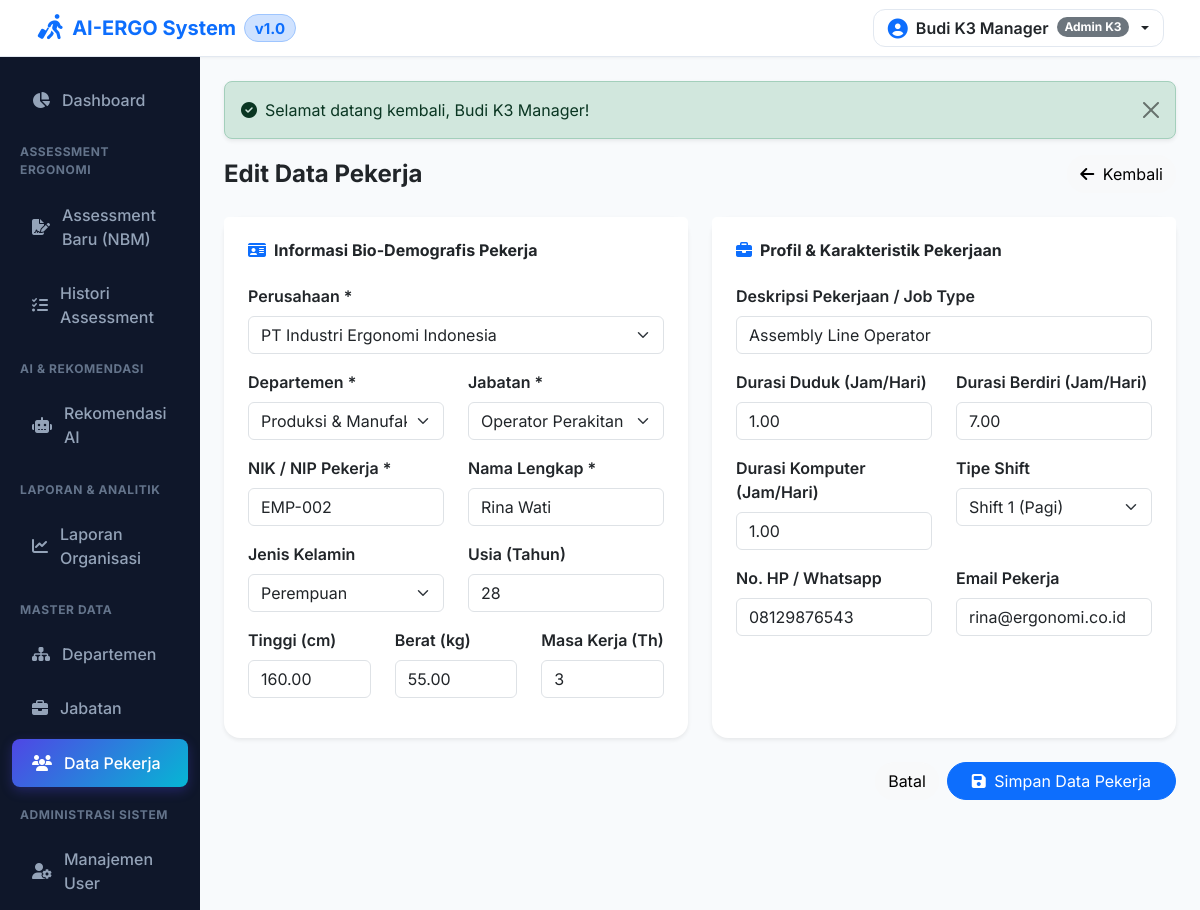
Page /employees/edit/2 (signed in) on the committed database.
### tables this page shows
CREATE TABLE IF NOT EXISTS `settings` (
  `id` BIGINT UNSIGNED AUTO_INCREMENT PRIMARY KEY,
  `setting_group` VARCHAR(50) NOT NULL DEFAULT 'general',
  `setting_key` VARCHAR(100) NOT NULL UNIQUE,
  `setting_value` LONGTEXT NULL,
  `description` TEXT NULL
);

CREATE TABLE IF NOT EXISTS `employees` (
  `id` BIGINT UNSIGNED AUTO_INCREMENT PRIMARY KEY,
  `company_id` BIGINT UNSIGNED NOT NULL,
  `department_id` BIGINT UNSIGNED NOT NULL,
  `position_id` BIGINT UNSIGNED NOT NULL,
  `employee_number` VARCHAR(50) NOT NULL,
  `name` VARCHAR(255) NOT NULL,
  `gender` ENUM('L', 'P') NOT NULL DEFAULT 'L',
  `birth_date` DATE NULL,
  `age` INT NOT NULL DEFAULT 30,
  `height` DECIMAL(5,2) NOT NULL DEFAULT 168.00,
  `weight` DECIMAL(5,2) NOT NULL DEFAULT 65.00,
  `years_of_service` INT NOT NULL DEFAULT 3,
  `phone` VARCHAR(50) NULL,
  `email` VARCHAR(191) NULL,
  `status` ENUM('active', 'inactive') DEFAULT 'active',
  `created_at` TIMESTAMP DEFAULT CURRENT_TIMESTAMP,
  `updated_at` TIMESTAMP DEFAULT CURRENT_TIMESTAMP ON UPDATE CURRENT_TIMESTAMP,
  FOREIGN KEY (`company_id`) REFERENCES `companies` (`id`) ON DELETE CASCADE,
  FOREIGN KEY (`department_id`) REFERENCES `departments` (`id`) ON DELETE CASCADE,
  FOREIGN KEY (`position_id`) REFERENCES `positions` (`id`) ON DELETE CASCADE
);

CREATE TABLE IF NOT EXISTS `companies` (
  `id` BIGINT UNSIGNED AUTO_INCREMENT PRIMARY KEY,
  `name` VARCHAR(255) NOT NULL,
  `address` TEXT NULL,
  `phone` VARCHAR(50) NULL,
  `email` VARCHAR(100) NULL,
  `logo` VARCHAR(255) NULL,
  `status` ENUM('active', 'inactive') DEFAULT 'active',
  `created_at` TIMESTAMP DEFAULT CURRENT_TIMESTAMP,
  `updated_at` TIMESTAMP DEFAULT CURRENT_TIMESTAMP ON UPDATE CURRENT_TIMESTAMP
);

CREATE TABLE IF NOT EXISTS `departments` (
  `id` BIGINT UNSIGNED AUTO_INCREMENT PRIMARY KEY,
  `company_id` BIGINT UNSIGNED NOT NULL,
  `name` VARCHAR(255) NOT NULL,
  `description` TEXT NULL,
  `created_at` TIMESTAMP DEFAULT CURRENT_TIMESTAMP,
  `updated_at` TIMESTAMP DEFAULT CURRENT_TIMESTAMP ON UPDATE CURRENT_TIMESTAMP,
  FOREIGN KEY (`company_id`) REFERENCES `companies` (`id`) ON DELETE CASCADE
);

CREATE TABLE IF NOT EXISTS `positions` (
  `id` BIGINT UNSIGNED AUTO_INCREMENT PRIMARY KEY,
  `company_id` BIGINT UNSIGNED NOT NULL,
  `name` VARCHAR(255) NOT NULL,
  `description` TEXT NULL,
  `created_at` TIMESTAMP DEFAULT CURRENT_TIMESTAMP,
  `updated_at` TIMESTAMP DEFAULT CURRENT_TIMESTAMP ON UPDATE CURRENT_TIMESTAMP,
  FOREIGN KEY (`company_id`) REFERENCES `companies` (`id`) ON DELETE CASCADE
);

CREATE TABLE IF NOT EXISTS `job_profiles` (
  `id` BIGINT UNSIGNED AUTO_INCREMENT PRIMARY KEY,
  `employee_id` BIGINT UNSIGNED NOT NULL,
  `job_type` VARCHAR(255) NOT NULL,
  `sitting_hours` DECIMAL(4,2) DEFAULT 4.00,
  `standing_hours` DECIMAL(4,2) DEFAULT 3.00,
  `computer_hours` DECIMAL(4,2) DEFAULT 5.00,
  `shift_type` VARCHAR(50) DEFAULT 'Non-Shift',
  `work_duration` DECIMAL(4,2) DEFAULT 8.00,
  `created_at` TIMESTAMP DEFAULT CURRENT_TIMESTAMP,
  `updated_at` TIMESTAMP DEFAULT CURRENT_TIMESTAMP ON UPDATE CURRENT_TIMESTAMP,
  FOREIGN KEY (`employee_id`) REFERENCES `employees` (`id`) ON DELETE CASCADE
);

### resources/views/employees/form.php (the view, shortened to what the rows shown need)
<div class="d-flex flex-column flex-sm-row justify-content-between align-items-start align-items-sm-center gap-3 mb-4">
    <h4 class="fw-bold text-dark mb-0"><?= sanitize($title) ?></h4>
    <a href="<?= base_url('employees') ?>" class="btn btn-light rounded-pill btn-mobile-full"><i class="fa-solid fa-arrow-left me-1"></i> Kembali</a>
</div>
<form action="" method="POST">
    <div class="row g-4">
        <div class="col-lg-6">
            <div class="card border-0 shadow-sm rounded-4 h-100">
                <div class="card-header bg-white border-0 pt-4 px-4 pb-0">
                    <h6 class="fw-bold text-dark mb-0"><i class="fa-solid fa-id-card text-primary me-2"></i>Informasi Bio-Demografis Pekerja</h6>
                </div>
                <div class="card-body p-4">
                    <div class="mb-3">
                        <label class="form-label fw-semibold text-dark">Perusahaan *</label>
                        <select name="company_id" class="form-select" required>
                            <?php foreach ($companies as $c): ?>
                                <option value="<?= $c['id'] ?>" <?= ($employee['company_id'] ?? '') == $c['id'] ? 'selected' : '' ?>>
                                    <?= sanitize($c['name']) ?>
                                </option>
                            <?php endforeach; ?>
                        </select>
                    </div>
                    <div class="row">
                        <div class="col-md-6 mb-3">
                            <label class="form-label fw-semibold text-dark">Departemen *</label>
                            <select name="department_id" class="form-select" required>
                                <?php foreach ($departments as $d): ?>
                                    <option value="<?= $d['id'] ?>" <?= ($employee['department_id'] ?? '') == $d['id'] ? 'selected' : '' ?>>
                                        <?= sanitize($d['name']) ?>
                                    </option>
                                <?php endforeach; ?>
                            </select>
                        </div>
                        <div class="col-md-6 mb-3">
                            <label class="form-label fw-semibold text-dark">Jabatan *</label>
                            <select name="position_id" class="form-select" required>
                                <?php foreach ($positions as $p): ?>
                                    <option value="<?= $p['id'] ?>" <?= ($employee['position_id'] ?? '') == $p['id'] ? 'selected' : '' ?>>
                                        <?= sanitize($p['name']) ?>
                                    </option>
                                <?php endforeach; ?>
                            </select>
                        </div>
                    </div>
                    <div class="row">
                        <div class="col-md-6 mb-3">
                            <label class="form-label fw-semibold text-dark">NIK / NIP Pekerja *</label>
                            <input type="text" name="employee_number" class="form-control" value="<?= sanitize($employee['employee_number'] ?? 'EMP-' . rand(100,999)) ?>" required>
                        </div>
                        <div class="col-md-6 mb-3">
                            <label class="form-label fw-semibold text-dark">Nama Lengkap *</label>
                            <input type="text" name="name" class="form-control" value="<?= sanitize($employee['name'] ?? '') ?>" required>
                        </div>
                    </div>
                    <div class="row">
                        <div class="col-md-6 mb-3">
                            <label class="form-label fw-semibold text-dark">Jenis Kelamin</label>
                            <select name="gender" class="form-select">
                                <option value="P" <?= ($employee['gender'] ?? '') == 'P' ? 'selected' : '' ?>>Perempuan</option>
                            </select>
                        </div>
                        <div class="col-md-6 mb-3">
                            <label class="form-label fw-semibold text-dark">Usia (Tahun)</label>
                            <input type="number" name="age" class="form-control" value="<?= $employee['age'] ?? 30 ?>" required>
                        </div>
                    </div>
                    <div class="row">
                        <div class="col-md-4 mb-3">
                            <label class="form-label fw-semibold text-dark">Tinggi (cm)</label>
                            <input type="number" step="0.1" name="height" class="form-control" value="<?= $employee['height'] ?? 168.0 ?>" required>
                        </div>
                        <div class="col-md-4 mb-3">
                            <label class="form-label fw-semibold text-dark">Berat (kg)</label>
                            <input type="number" step="0.1" name="weight" class="form-control" value="<?= $employee['weight'] ?? 65.0 ?>" required>
                        </div>
                        <div class="col-md-4 mb-3">
                            <label class="form-label fw-semibold text-dark">Masa Kerja (Th)</label>
                            <input type="number" name="years_of_service" class="form-control" value="<?= $employee['years_of_service'] ?? 3 ?>" required>
                        </div>
                    </div>
                </div>
            </div>
        </div>
        <div class="col-lg-6">
            <div class="card border-0 shadow-sm rounded-4 h-100">
                <div class="card-header bg-white border-0 pt-4 px-4 pb-0">
                    <h6 class="fw-bold text-dark mb-0"><i class="fa-solid fa-briefcase text-primary me-2"></i>Profil & Karakteristik Pekerjaan</h6>
                </div>
                <div class="card-body p-4">
                    <div class="mb-3">
                        <label class="form-label fw-semibold text-dark">Deskripsi Pekerjaan / Job Type</label>
                        <input type="text" name="job_type" class="form-control" value="<?= sanitize($employee['job_type'] ?? 'Operator / Desk Worker') ?>" placeholder="e.g. Desk Worker / Assembly Operator">
                    </div>
                    <div class="row">
                        <div class="col-md-6 mb-3">
                            <label class="form-label fw-semibold text-dark">Durasi Duduk (Jam/Hari)</label>
                            <input type="number" step="0.5" name="sitting_hours" class="form-control" value="<?= $employee['sitting_hours'] ?? 5.0 ?>">
                        </div>
                        <div class="col-md-6 mb-3">
                            <label class="form-label fw-semibold text-dark">Durasi Berdiri (Jam/Hari)</label>
                            <input type="number" step="0.5" name="standing_hours" class="form-control" value="<?= $employee['standing_hours'] ?? 3.0 ?>">
                        </div>
                    </div>
                    <div class="row">
                        <div class="col-md-6 mb-3">
                            <label class="form-label fw-semibold text-dark">Durasi Komputer (Jam/Hari)</label>
                            <input type="number" step="0.5" name="computer_hours" class="form-control" value="<?= $employee['computer_hours'] ?? 4.0 ?>">
                        </div>
                        <div class="col-md-6 mb-3">
                            <label class="form-label fw-semibold text-dark">Tipe Shift</label>
                            <select name="shift_type" class="form-select">
                                <option value="Shift 1" <?= ($employee['shift_type'] ?? '') == 'Shift 1' ? 'selected' : '' ?>>Shift 1 (Pagi)</option>
                            </select>
                        </div>
                    </div>
                    <div class="row">
                        <div class="col-md-6 mb-3">
                            <label class="form-label fw-semibold text-dark">No. HP / Whatsapp</label>
                            <input type="text" name="phone" class="form-control" value="<?= sanitize($employee['phone'] ?? '') ?>">
                        </div>
                        <div class="col-md-6 mb-3">
                            <label class="form-label fw-semibold text-dark">Email Pekerja</label>
                            <input type="email" name="email" class="form-control" value="<?= sanitize($employee['email'] ?? '') ?>">
                        </div>
                    </div>
                </div>
            </div>
        </div>
        <div class="col-12">
            <div class="d-flex flex-column-reverse flex-sm-row justify-content-end gap-2">
                <a href="<?= base_url('employees') ?>" class="btn btn-light rounded-pill btn-mobile-full">Batal</a>
                <button type="submit" class="btn btn-primary rounded-pill px-4 btn-mobile-full"><i class="fa-solid fa-floppy-disk me-1"></i> Simpan Data Pekerja</button>
            </div>
        </div>
    </div>
</form>

### core/Router.php (shortened to what the rows shown need)
<?php
class Router {
    private static array $routes = [];
    public static function get(string $path, array $handler): void {
        self::$routes['GET'][$path] = $handler;
    }
    public static function post(string $path, array $handler): void {
        self::$routes['POST'][$path] = $handler;
    }
    public static function dispatch(string $uri, string $method): void {
        $uri = parse_url($uri, PHP_URL_PATH);
        $scriptDir = str_replace('\\', '/', dirname($_SERVER['SCRIPT_NAME'] ?? ''));
        $baseDir = preg_replace('#/public$#i', '', $scriptDir);
        if (!empty($scriptDir) && $scriptDir !== '/' && strpos($uri, $scriptDir) === 0) {
            $uri = substr($uri, strlen($scriptDir));
        } elseif (!empty($baseDir) && $baseDir !== '/' && strpos($uri, $baseDir) === 0) {
            $uri = substr($uri, strlen($baseDir));
        }
        $uri = '/' . trim($uri, '/');
        $method = strtoupper($method);
        if (isset(self::$routes[$method])) {
            foreach (self::$routes[$method] as $routePath => $handler) {
                $pattern = preg_replace('/\{([a-zA-Z0-9_]+)\}/', '([^/]+)', $routePath);
                $pattern = "#^" . $pattern . "$#";
                if (preg_match($pattern, $uri, $matches)) {
                    array_shift($matches);
                    [$controllerClass, $action] = $handler;
                    if (class_exists($controllerClass)) {
                        $controller = new $controllerClass();
                        if (method_exists($controller, $action)) {
                            call_user_func_array([$controller, $action], $matches);
                            return;
                        }
                    }
                }
            }
        }
        exit;
    }
}

### resources/views/layouts/header.php (shortened to what the rows shown need)
<!DOCTYPE html>
<html lang="id">
<head>
    <?php $appFavicon = get_setting('APP_FAVICON'); ?>
    <link href="https://cdn.jsdelivr.net/npm/bootstrap@5.3.2/dist/css/bootstrap.min.css" rel="stylesheet">
    <link href="https://cdnjs.cloudflare.com/ajax/libs/font-awesome/6.4.2/css/all.min.css" rel="stylesheet">
    <link href="<?= assets('css/style.css') ?>?v=<?= time() ?>" rel="stylesheet">
</head>
<body>
<?php if (is_logged_in()): ?>
<nav class="navbar app-header sticky-top px-2 px-md-4 py-2">
    <div class="container-fluid d-flex flex-nowrap align-items-center justify-content-between">
        <div class="d-flex align-items-center gap-2">
            <a class="navbar-brand d-flex align-items-center gap-1 gap-sm-2 fw-bold text-primary mb-0 me-0" href="<?= base_url('dashboard') ?>">
                <?php $appLogo = get_setting('APP_LOGO'); ?>
                <?php if (upload_exists($appLogo)): ?>
                    <img src="<?= upload_url($appLogo) ?>" alt="Logo" style="max-height: 32px; width: auto;" class="d-inline-block align-text-top me-1">
                <?php else: ?>
                    <i class="fa-solid fa-person-walking-luggage fa-lg text-primary"></i>
                <?php endif; ?>
                <span><?= sanitize(get_setting('APP_NAME', 'AI-ERGO')) ?></span>
                <span class="badge bg-primary-subtle text-primary border border-primary-subtle rounded-pill fs-7">v1.0</span>
            </a>
        </div>
        <div class="d-flex align-items-center ms-auto">
            <div class="dropdown">
                <button class="btn dropdown-toggle d-flex align-items-center gap-2 user-profile-btn" type="button" data-bs-toggle="dropdown">
                    <i class="fa-solid fa-circle-user text-primary fa-lg"></i>
                    <span class="fw-semibold text-dark d-none d-md-inline"><?= sanitize(auth_user()['name'] ?? 'User') ?></span>
                    <span class="badge bg-secondary rounded-pill d-none d-md-inline"><?= sanitize(auth_user()['roles'][0] ?? 'User') ?></span>
                </button>
            </div>
        </div>
    </div>
</nav>
<div class="container-fluid">
    <div class="row">
<?php endif; ?>

### rows in the picture
settings: setting_key "AI-ERGO System"
employees: company_id "PT Industri Ergonomi Indonesia", department_id "Produksi & Manufaktur", position_id "Operator Perakitan", employee_number "EMP-002", name "Rina Wati", gender "Perempuan", age "28", height "160.00", weight "55.00", years_of_service "3", job_type "Assembly Line Operator", sitting_hours "1.00", standing_hours "7.00", computer_hours "1.00", phone "08129876543", email "rina@ergonomi.co.id"
job_profiles: shift_type "Shift 1 (Pagi)"

### other values in the picture
$msg['message'] "Selamat datang kembali, Budi K3 Manager!"
